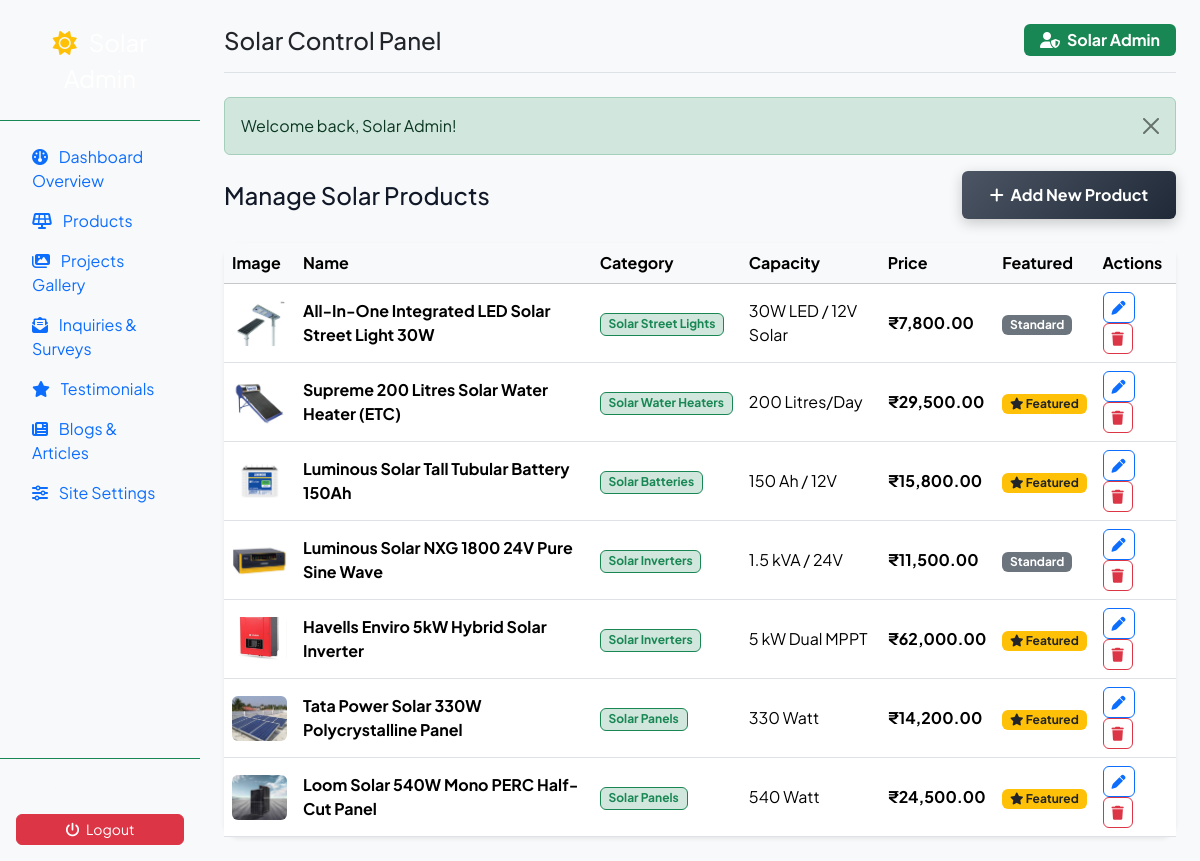
Page /admin/products.php (signed in) on the committed database.
### tables this page shows
CREATE TABLE IF NOT EXISTS `products` (
  `id` INT AUTO_INCREMENT PRIMARY KEY,
  `category_id` INT NOT NULL,
  `name` VARCHAR(255) NOT NULL,
  `slug` VARCHAR(255) NOT NULL UNIQUE,
  `capacity` VARCHAR(100) DEFAULT NULL,
  `price` DECIMAL(10,2) NOT NULL,
  `old_price` DECIMAL(10,2) DEFAULT NULL,
  `description` TEXT NOT NULL,
  `specifications` TEXT,
  `features` TEXT,
  `image` VARCHAR(255) DEFAULT 'default-product.jpg',
  `is_featured` TINYINT(1) DEFAULT 0,
  `stock_status` VARCHAR(50) DEFAULT 'in_stock',
  `created_at` TIMESTAMP DEFAULT CURRENT_TIMESTAMP,
  FOREIGN KEY (`category_id`) REFERENCES `categories`(`id`) ON DELETE CASCADE
);

CREATE TABLE IF NOT EXISTS `categories` (
  `id` INT AUTO_INCREMENT PRIMARY KEY,
  `name` VARCHAR(100) NOT NULL,
  `slug` VARCHAR(100) NOT NULL UNIQUE,
  `description` TEXT,
  `created_at` TIMESTAMP DEFAULT CURRENT_TIMESTAMP
);

### admin/products.php (the view, shortened to what this page needs)
<?php
require_once __DIR__ . '/includes/header.php';
$db = getDB();
$products = $db->query("SELECT p.*, c.name as category_name FROM products p JOIN categories c ON p.category_id = c.id ORDER BY p.id DESC")->fetchAll();
?>
<div class="d-flex justify-content-between align-items-center mb-4">
    <h4 class="font-weight-bold mb-0">Manage Solar Products</h4>
    <button class="btn btn-solar-primary" data-bs-toggle="modal" data-bs-target="#productModal" onclick="resetForm()">
        <i class="fa-solid fa-plus me-1"></i> Add New Product
    </button>
</div>
<div class="card border-0 shadow-sm rounded-4">
    <div class="card-body p-0">
        <div class="table-responsive">
            <table class="table table-hover align-middle mb-0">
                <thead class="table-light">
                    <tr>
                        <th>Image</th>
                        <th>Name</th>
                        <th>Category</th>
                        <th>Capacity</th>
                        <th>Price</th>
                        <th>Featured</th>
                        <th>Actions</th>
                    </tr>
                </thead>
                <tbody>
                    <?php if (!empty($products)): ?>
                        <?php foreach ($products as $prod): ?>
                            <tr>
                                <td>
                                    <img src="<?php echo SITE_URL . '/assets/images/' . htmlspecialchars($prod['image']); ?>" width="55" height="45" class="rounded object-fit-cover" alt="" onerror="this.src='<?php echo SITE_URL; ?>/assets/images/panel-540w.jpg'">
                                </td>
                                <td><strong><?php echo htmlspecialchars($prod['name']); ?></strong></td>
                                <td><span class="badge bg-success-subtle text-success border border-success"><?php echo htmlspecialchars($prod['category_name']); ?></span></td>
                                <td><?php echo htmlspecialchars($prod['capacity']); ?></td>
                                <td><strong><?php echo format_price($prod['price']); ?></strong></td>
                                <td>
                                    <?php if ($prod['is_featured']): ?>
                                        <span class="badge bg-warning text-dark"><i class="fa-solid fa-star"></i> Featured</span>
                                    <?php else: ?>
                                        <span class="badge bg-secondary">Standard</span>
                                    <?php endif; ?>
                                </td>
                                <td>
                                    <button class="btn btn-sm btn-outline-primary me-1" onclick='editProduct(<?php echo json_encode($prod); ?>)'>
                                        <i class="fa-solid fa-pen"></i>
                                    </button>
                                    <form action="" method="POST" class="d-inline" onsubmit="return confirm('Are you sure you want to delete this product?');">
                                        <button type="submit" class="btn btn-sm btn-outline-danger"><i class="fa-solid fa-trash"></i></button>
                                    </form>
                                </td>
                            </tr>
                        <?php endforeach; ?>
                    <?php else: ?>
                        <tr>
                            <td colspan="7" class="text-center py-4 text-muted">No products found.</td>
                        </tr>
                    <?php endif; ?>
                </tbody>
            </table>
        </div>
    </div>
</div>
<?php require_once __DIR__ . '/includes/footer.php'; ?>

### assets/css/style.css (style rules this page uses)
:root { --primary-color: #374151; --primary-hover: #1F2937; --accent-color: #6B7280; --accent-hover: #374151; --light-grey-bg: #F3F4F6; --bg-color: #FFFFFF; --text-color: #111827; --text-muted: #6B7280; --dark-grey: #1F2937; --dark-green-gradient: linear-gradient(135deg, #4B5563 0%, #1F2937 100%); --card-shadow: 0 10px 25px -5px rgba(0, 0, 0, 0.07), 0 8px 10px -6px rgba(0, 0, 0, 0.03); --card-hover-shadow: 0 20px 30px -10px rgba(0, 0, 0, 0.15), 0 12px 15px -8px rgba(0, 0, 0, 0.05); --border-radius: 16px; --transition-fast: all 0.3s ease; }
html, body { font-family: 'Plus Jakarta Sans', 'Poppins', sans-serif; background-color: var(--bg-color); color: var(--text-color); overflow-x: clip; padding-top: 0 !important; margin: 0 !important; }
.btn-solar-primary { background: linear-gradient(135deg, #4B5563 0%, #1F2937 100%); color: #ffffff; font-weight: 700; padding: 12px 28px; border-radius: 6px; border: none; box-shadow: 0 4px 14px rgba(0, 0, 0, 0.2); transition: var(--transition-fast); }
.btn, .btn.rounded-pill { border-radius: 6px !important; }

### rows in the picture
products: image (picture), name "All-In-One Integrated LED Solar Street Light 30W", category.name "Solar Street Lights", capacity "30W LED / 12V Solar", price "₹7,800.00", is_featured "Standard"
products: image (picture), name "Supreme 200 Litres Solar Water Heater (ETC)", category.name "Solar Water Heaters", capacity "200 Litres/Day", price "₹29,500.00", is_featured 1 (drawn)
products: image (picture), name "Luminous Solar Tall Tubular Battery 150Ah", category.name "Solar Batteries", capacity "150 Ah / 12V", price "₹15,800.00", is_featured 1 (drawn)
products: image (picture), name "Luminous Solar NXG 1800 24V Pure Sine Wave", category.name "Solar Inverters", capacity "1.5 kVA / 24V", price "₹11,500.00", is_featured "Standard"
products: image (picture), name "Havells Enviro 5kW Hybrid Solar Inverter", category.name "Solar Inverters", capacity "5 kW Dual MPPT", price "₹62,000.00", is_featured 1 (drawn)
products: image (picture), name "Tata Power Solar 330W Polycrystalline Panel", category.name "Solar Panels", capacity "330 Watt", price "₹14,200.00", is_featured 1 (drawn)
products: image (picture), name "Loom Solar 540W Mono PERC Half-Cut Panel", category.name "Solar Panels", capacity "540 Watt", price "₹24,500.00", is_featured 1 (drawn)

### other values in the picture
$_SESSION['admin_name'] "Solar Admin"
$flash['message'] "Welcome back, Solar Admin!"
